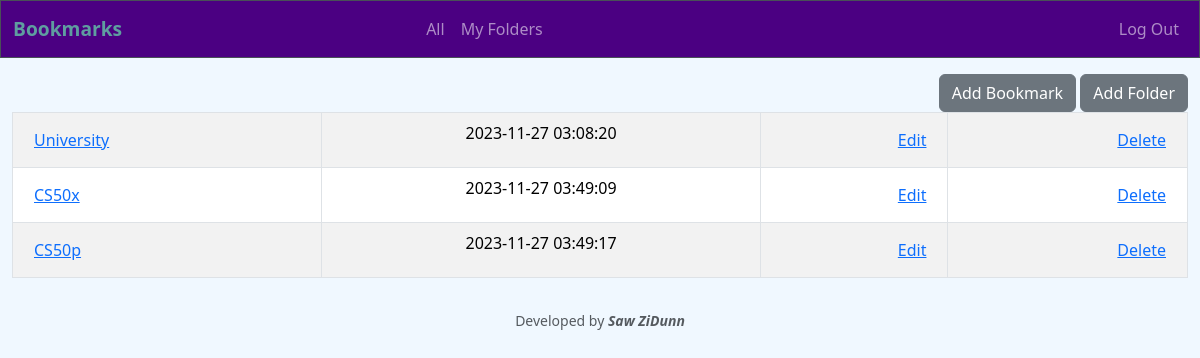
Screenshot of /folders (signed in) with the database file from the repository.
### tables this page shows
CREATE TABLE folders ( id INTEGER PRIMARY KEY AUTOINCREMENT,
    user_id INTEGER NOT NULL,
    name TEXT NOT NULL,
    time DATETIME NOT NULL,
    FOREIGN KEY (user_id) REFERENCES users(id)
);

### app.py (the view)
@app.route("/folders")
@login_required
def folder_index():
    folders: list = db.execute("SELECT name, id, time FROM folders WHERE user_id=? AND name!=?", session["user_id"],
                               "None")
    return render_template("folders.html", folders=folders)

### app.py (called while the page is built)
@app.after_request
def after_request(response):
    response.headers["Cache-Control"] = "no-cache, no-store, must-revalidate"
    response.headers["Expires"] = 0
    response.headers["Pragma"] = "no-cache"
    return response

### helpers.py (called while the page is built)
def login_required(f):
    @wraps(f)
    def decorated_function(*args, **kwargs):
        if session.get("user_id") is None:
            return redirect("/login")
        return f(*args, **kwargs)
    return decorated_function

### templates/folders.html (shortened to what this page needs)
{% extends "layout.html" %}
{% block main %}
    <table class="table table-striped table-bordered">
        <tbody>
            {% for folder in folders %}
                <tr>
                    <td class="text-start">
                        <form action="/" method="post">
                            <button  class="btn btn-link" type="submit">{{ folder.name }}</button>
                        </form>
                    </td>
                    <td>{{ folder.time }}</td>
                    <td class="text-end">
                        <button type="button" data-bs-toggle="modal"
                        data-bs-target="#edit_folder_{{ loop.index }}" class="btn btn-link">Edit</button>
                    </td>
                    <td class="text-end">
                        <button type="button" data-bs-toggle="modal"
                        data-bs-target="#delete_folder_{{ loop.index }}" class="btn btn-secondary btn-link">Delete</button>
                    </td>
                </tr>
            {% endfor %}
        </tbody>
    </table>
{% endblock %}

### static/style.css (style rules this page uses)
body { background-color: aliceblue; }

### rows the page displays
folders: name "University", time "2023-11-27 03:08:20"
folders: name "CS50x", time "2023-11-27 03:49:09"
folders: name "CS50p", time "2023-11-27 03:49:17"
